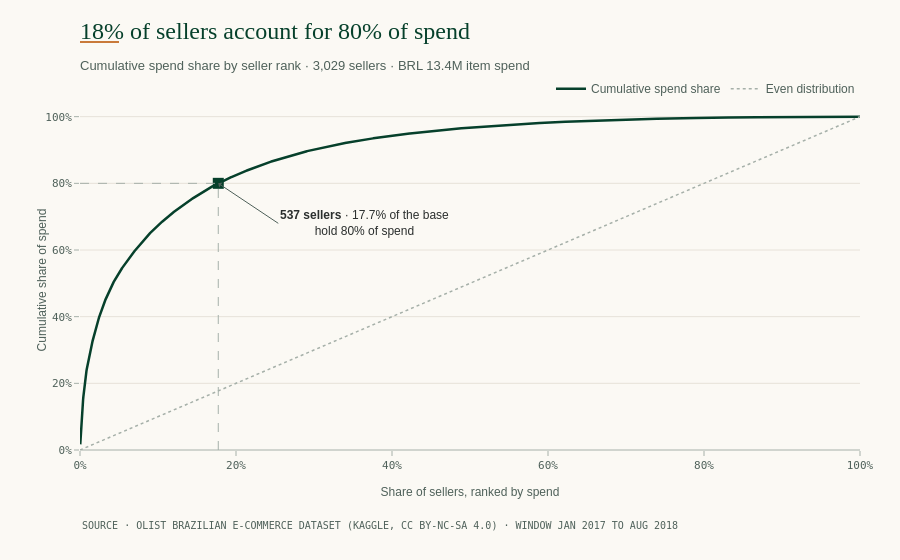

The notebook cell this image was saved under:
### Code cell
fig = go.Figure()
fig.add_scatter(x=p["pct_sellers"], y=p["cum_share"], mode="lines",
                line=dict(color=C["forest_700"], width=2.5), name="Cumulative spend share",
                hovertemplate="Top %{x:.1%} of sellers<br>%{y:.1%} of spend<extra></extra>")
# reference: perfectly even spend
fig.add_scatter(x=[0, 1], y=[0, 1], mode="lines", name="Even distribution",
                line=dict(color=C["context"], width=1.5, dash="dot"), hoverinfo="skip")
# key point: square data node (design system device), forest on light ground
fig.add_scatter(x=[pct80], y=[0.80], mode="markers", showlegend=False, hoverinfo="skip",
                marker=dict(symbol="square", size=11, color=C["forest_900"]))
fig.add_shape(type="line", x0=pct80, x1=pct80, y0=0, y1=0.80,
              line=dict(color=C["baseline"], width=1, dash="dash"))
fig.add_shape(type="line", x0=0, x1=pct80, y0=0.80, y1=0.80,
              line=dict(color=C["baseline"], width=1, dash="dash"))
fig.add_annotation(x=pct80, y=0.80, ax=60, ay=40, showarrow=True, arrowcolor=C["axis"],
                   arrowwidth=1, xanchor="left",
                   text=f"<b>{n80:,} sellers</b> · {pct80:.1%} of the base<br>hold 80% of spend",
                   font=dict(size=12, color=C["ink"]))
fig.update_xaxes(title="Share of sellers, ranked by spend", tickformat=".0%", range=[0, 1])
fig.update_yaxes(title="Cumulative share of spend", tickformat=".0%", range=[0, 1.02])
finish(fig, f"{pct80:.0%} of sellers account for 80% of spend",
       f"Cumulative spend share by seller rank · {len(p):,} sellers · BRL {TOTAL/1e6:,.1f}M item spend")
fig.show()
save(fig, "01_pareto_spend")

### Figure 1 — Plotly figure (JSON) as saved in the notebook; plotly's stock layout.template omitted (floating-point values rounded to 4 significant figures; data arrays with more than 128 entries replaced by an {"elided": "..."} marker saying what was removed)
{"data": [{"hovertemplate": "Top %{x:.1%} of sellers<br>%{y:.1%} of spend<extra></extra>", "line": {"color": "#06402B", "width": 2.5}, "mode": "lines", "name": "Cumulative spend share", "type": "scatter", "x": {"elided": "3029 float values"}, "y": {"elided": "3029 float values"}}, {"hoverinfo": "skip", "line": {"color": "#A6B0A9", "dash": "dot", "width": 1.5}, "mode": "lines", "name": "Even distribution", "type": "scatter", "x": [0, 1], "y": [0, 1]}, {"hoverinfo": "skip", "marker": {"color": "#06402B", "size": 11, "symbol": "square"}, "mode": "markers", "showlegend": false, "type": "scatter", "x": [0.1773], "y": [0.8]}], "layout": {"annotations": [{"arrowcolor": "#4F615A", "arrowwidth": 1, "ax": 60, "ay": 40, "font": {"color": "#2B2F2E", "size": 12}, "showarrow": true, "text": "<b>537 sellers</b> · 17.7% of the base<br>hold 80% of spend", "x": 0.1773, "xanchor": "left", "y": 0.8}, {"font": {"color": "#4F615A", "family": "IBM Plex Mono, Consolas, monospace", "size": 10}, "showarrow": false, "text": "SOURCE · OLIST BRAZILIAN E-COMMERCE DATASET (KAGGLE, CC BY-NC-SA 4.0) · WINDOW JAN 2017 TO AUG 2018", "x": 0, "xanchor": "left", "xref": "paper", "y": -0.2, "yanchor": "top", "yref": "paper"}], "shapes": [{"line": {"color": "#A6B0A9", "dash": "dash", "width": 1}, "type": "line", "x0": 0.1773, "x1": 0.1773, "y0": 0, "y1": 0.8}, {"line": {"color": "#A6B0A9", "dash": "dash", "width": 1}, "type": "line", "x0": 0, "x1": 0.1773, "y0": 0.8, "y1": 0.8}, {"line": {"color": "#C97A3A", "width": 2}, "type": "line", "x0": 0, "x1": 0.05, "xref": "paper", "y0": 1.2, "y1": 1.2, "yref": "paper"}], "title": {"text": "18% of sellers account for 80% of spend<br><span style='font-family:IBM Plex Sans, Arial, sans-serif;font-size:13px;color:#4F615A'>Cumulative spend share by seller rank · 3,029 sellers · BRL 13.4M item spend</span>"}, "xaxis": {"range": [0, 1], "tickformat": ".0%", "title": {"text": "Share of sellers, ranked by spend"}}, "yaxis": {"range": [0, 1.02], "tickformat": ".0%", "title": {"text": "Cumulative share of spend"}}}}
